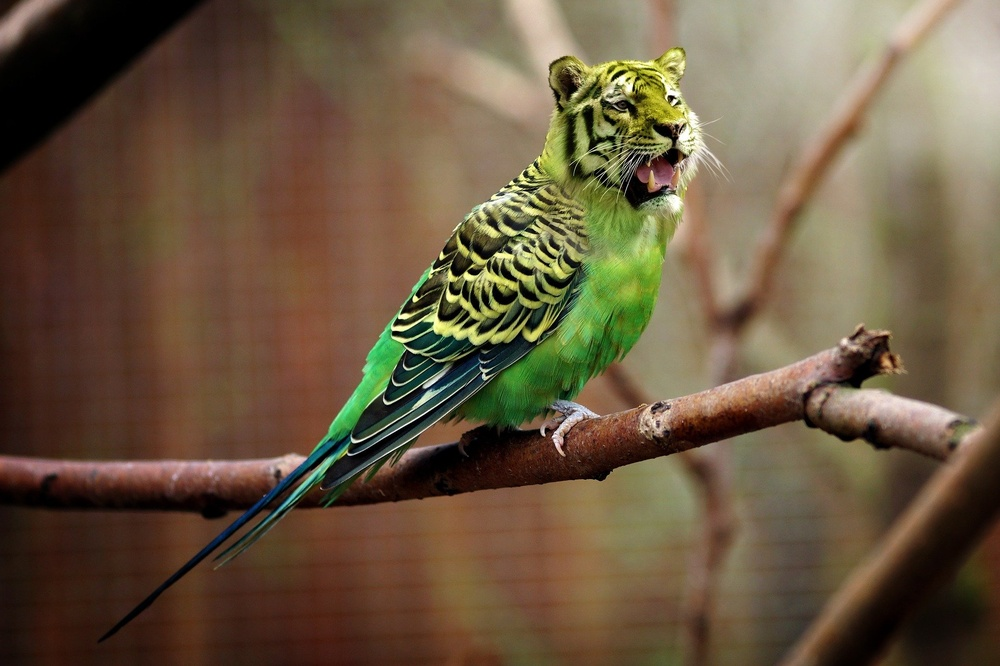
#> input picture project/NN/data/tiger.jpg, 1000 x 666 px, shrunk from 1920 x 1279 before the run
$ python -i rbd_ft.py   (imports and definitions only)
#> lines starting #> are read from the running program, lines starting #| are printed output that depends on the picture
import math

import cv2
import networkx as nx
import numpy as np
import scipy.spatial.distance
import scipy.signal
import skimage
import skimage.io
from skimage.segmentation import slic
from skimage.util import img_as_float

from project.util.VideoReader import VideoReader


class FrequencyTunedSalientRegionDetection:
    def __init__(self, reader: VideoReader):
        self.reader = reader

    # [4 lines left out: function transform, not called in this run]

    def transform_single(self, image):
        return image, get_saliency_ft(img_as_float(image)).astype('uint8')

    @property
    def provides_type(self):
        return 'gray8'


class RobustBackgroundDetection:
    def __init__(self, reader: VideoReader):
        self.reader = reader

    def transform(self):
        for image in self.reader.get_images(cv2.COLOR_BGR2RGB):
            yield image, get_saliency_rbd(image).astype('uint8')

    @property
    def provides_type(self):
        return 'gray8'


def S(x1, x2, geodesic, sigma_clr=10):
    return math.exp(-pow(geodesic[x1, x2], 2) / (2 * sigma_clr * sigma_clr))


# [210 lines left out: functions compute_saliency_cost, path_length, make_graph, get_saliency_rbd_image, get_saliency_rbd, not called in this run]


def get_saliency_ft_img(img_path):
    # Saliency map calculation based on:

#> called with img_path = '../NN/data/tiger.jpg'
    img = skimage.io.imread(img_path)
#> img is the input picture: shape (666, 1000, 3); mean R, G, B 106.7, 88.8, 65

    img_rgb = img_as_float(img)
    return get_saliency_ft(img)

def get_saliency_ft(img_rgb):
    img_lab = skimage.color.rgb2lab(img_rgb)
#> img_lab: shape (666, 1000, 3) float64; mean of channels 0, 1, 2 38.3, 4.3, 16.4

    mean_val = np.mean(img_rgb, axis=(0, 1))
#> mean_val = [106.7, 88.76, 65.03]

    kernel_h = (1.0 / 16.0) * np.array([[1, 4, 6, 4, 1]])
    kernel_w = kernel_h.transpose()

    blurred_l = scipy.signal.convolve2d(img_lab[:, :, 0], kernel_h, mode='same')
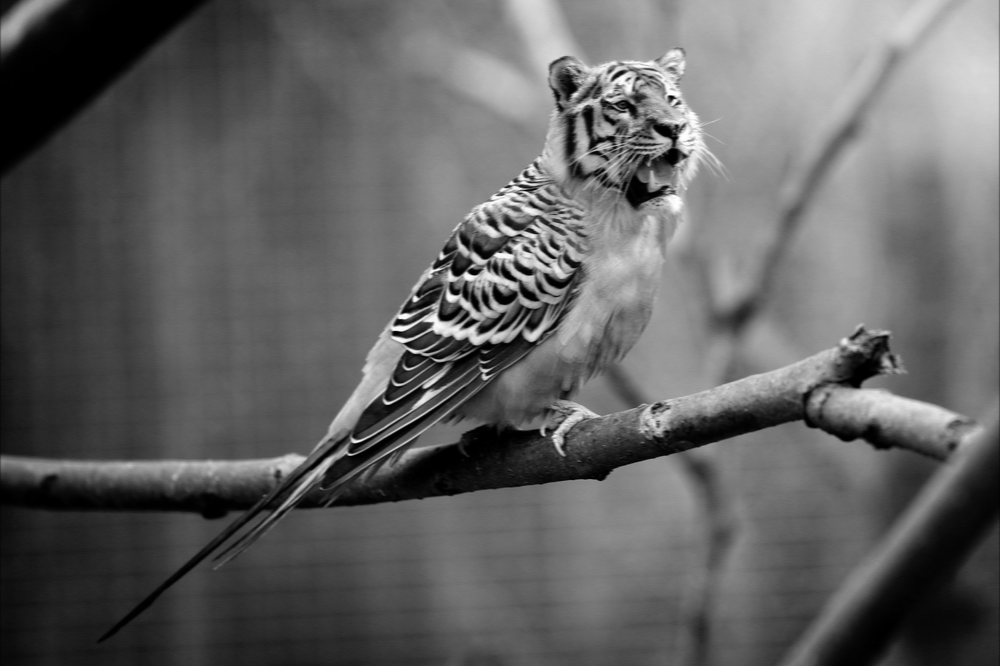
#> blurred_l: shape (666, 1000) float64; min 0, max 99.69, mean 38.3; drawn with min black and max white
    blurred_a = scipy.signal.convolve2d(img_lab[:, :, 1], kernel_h, mode='same')
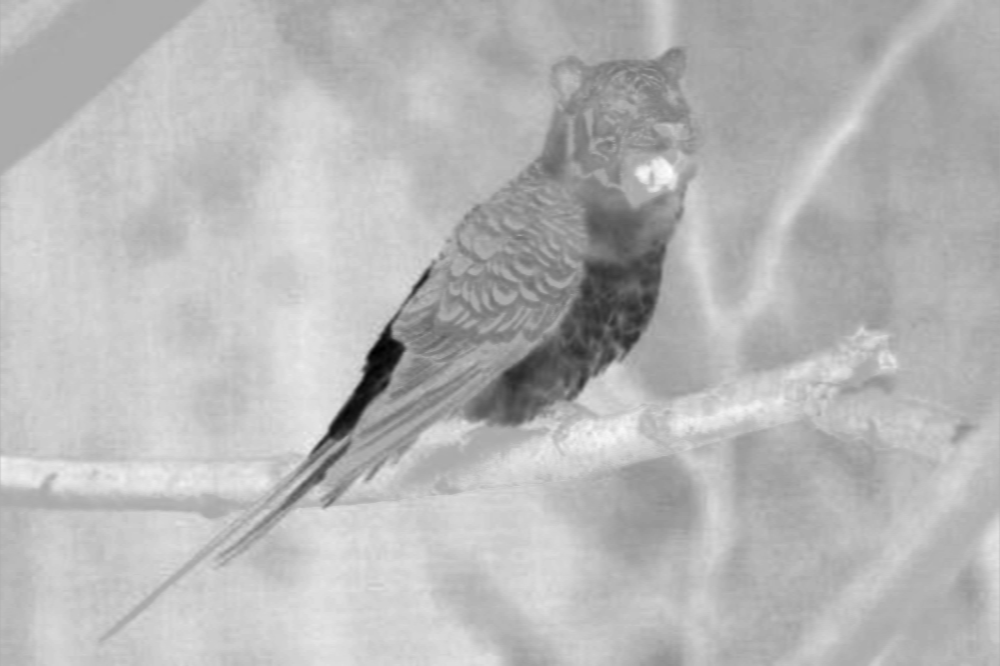
#> blurred_a: shape (666, 1000) float64; min -60.9, max 29.79, mean 4.3; drawn with min black and max white
    blurred_b = scipy.signal.convolve2d(img_lab[:, :, 2], kernel_h, mode='same')
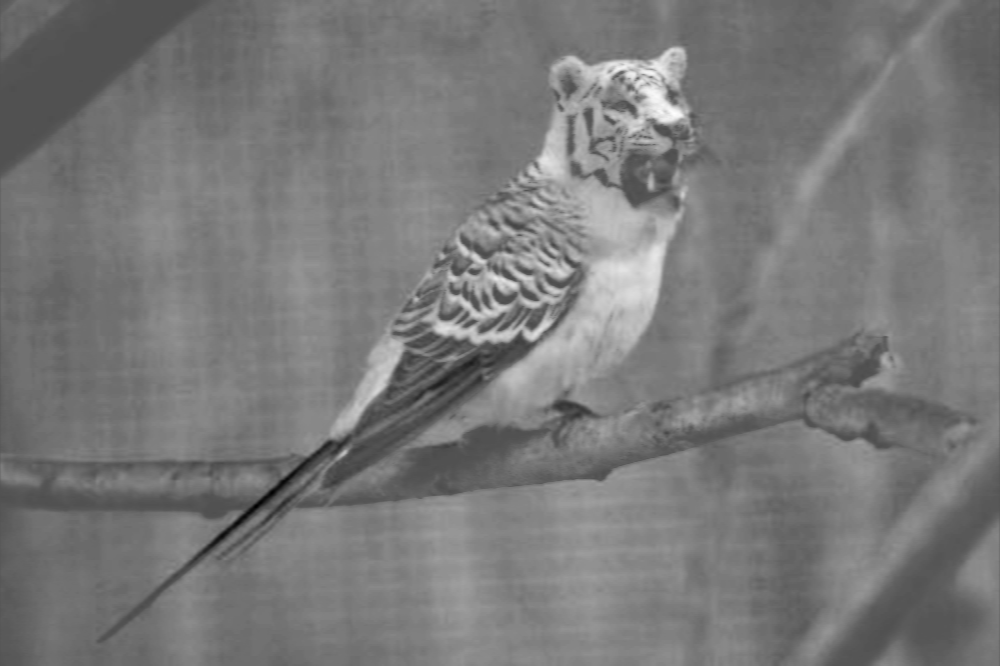
#> blurred_b: shape (666, 1000) float64; min -33.47, max 71.27, mean 16.4; drawn with min black and max white

    blurred_l = scipy.signal.convolve2d(blurred_l, kernel_w, mode='same')
    blurred_a = scipy.signal.convolve2d(blurred_a, kernel_w, mode='same')
    blurred_b = scipy.signal.convolve2d(blurred_b, kernel_w, mode='same')

    im_blurred = np.dstack([blurred_l, blurred_a, blurred_b])
#> im_blurred: shape (666, 1000, 3) float64; mean of channels 0, 1, 2 38.2, 4.3, 16.4

    sal = np.linalg.norm(mean_val - im_blurred, axis=2)
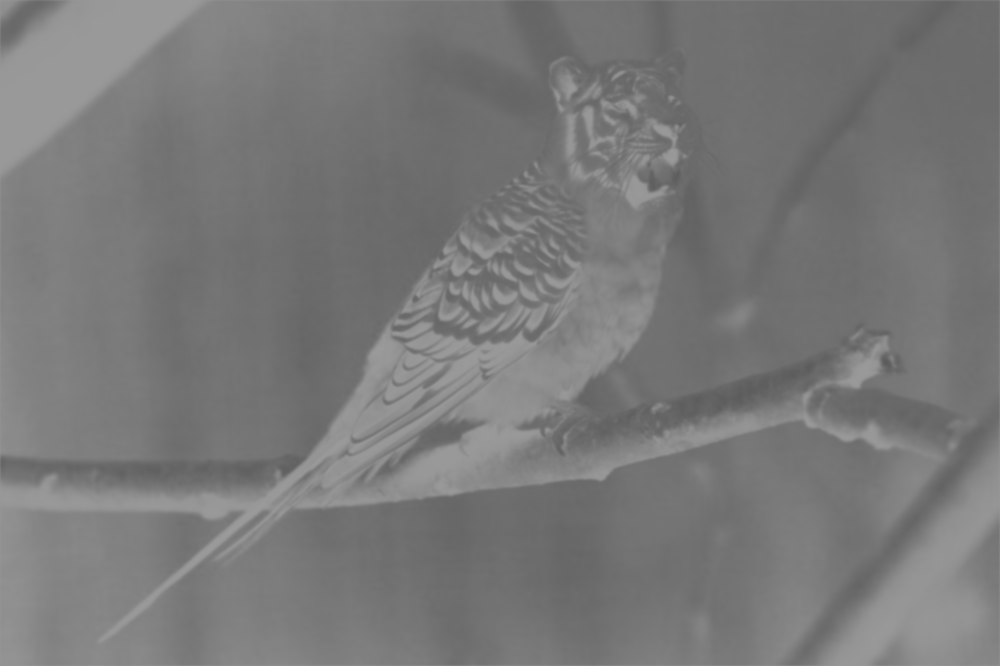
#> sal: shape (666, 1000) float64; min 91.91, max 155.6, mean 120.9
    sal_max = np.max(sal)
#> sal_max = 155.6
    sal_min = np.min(sal)
#> sal_min = 91.91
    sal = 255 * ((sal - sal_min) / (sal_max - sal_min))
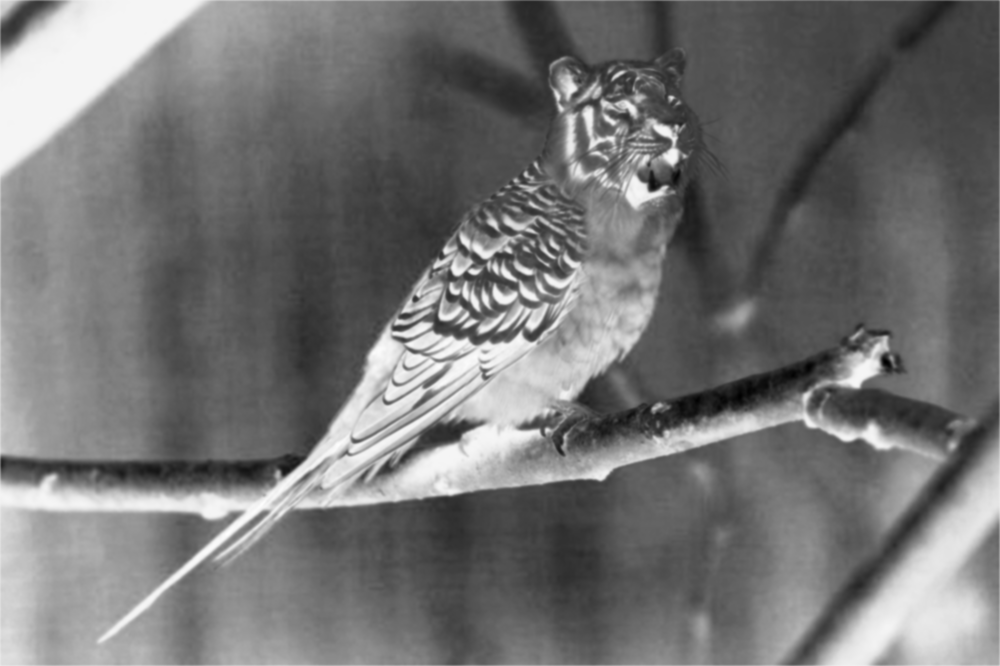
#> sal: shape (666, 1000) float64; min 0, max 255, mean 116.1
    return sal

>>> result = get_saliency_ft_img('../NN/data/tiger.jpg')
